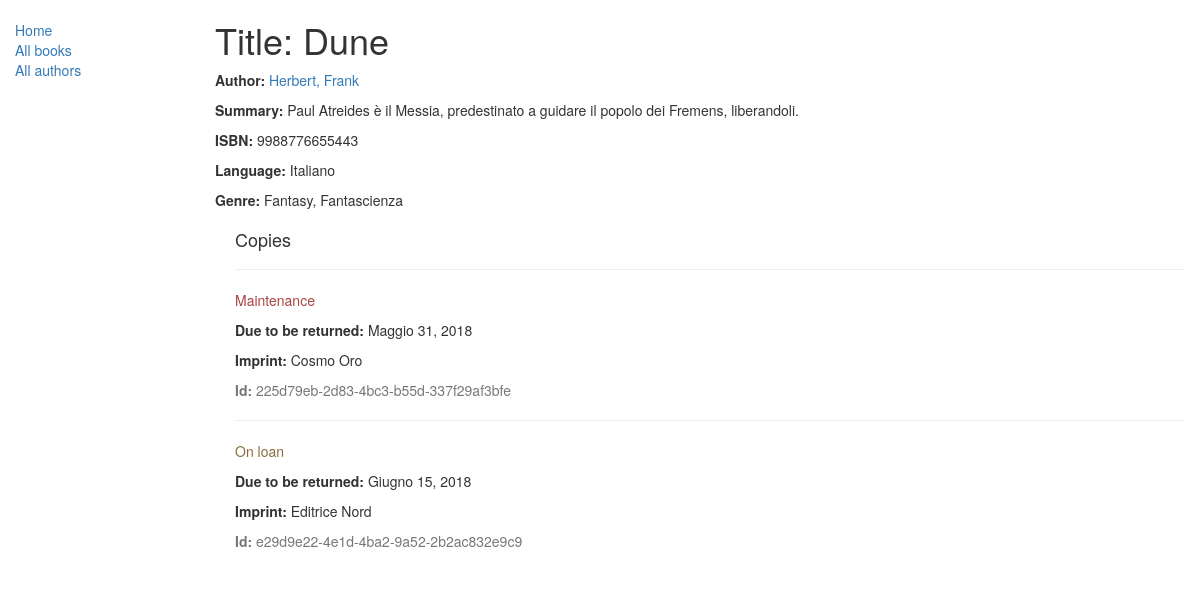
/catalog/book/2, run on the app's committed database.
### catalog/models.py (models this page shows, shortened)
class Book(models.Model):
    title = models.CharField(max_length=200)
    author = models.ForeignKey('Author', on_delete=models.SET_NULL, null=True)
    summary = models.TextField(max_length=1000, help_text='Enter a brief description of the book')
    isbn = models.CharField('ISBN',max_length=13, help_text='13 Character <a href="https://www.isbn-international.org/content/what-isbn">ISBN number</a>')
    genre = models.ManyToManyField(Genre, help_text='Select a genre for this book')
    language = models.ForeignKey('Language', on_delete=models.SET_NULL, null=True)
    def display_genre(self):
        """
        Creates a string for the Genre. This is required to display genre in Admin.
        """
        return ', '.join([ genre.name for genre in self.genre.all()[:3] ])
    display_genre.short_description = 'Genre'

class Author(models.Model):
    first_name = models.CharField(max_length=100)
    last_name = models.CharField(max_length=100)
    date_of_birth = models.DateField(null=True, blank=True)
    date_of_death = models.DateField('Died', null=True, blank=True)
    class Meta:
        ordering = ["last_name","first_name"]
    def __str__(self):
        return '{0}, {1}'.format(self.last_name,self.first_name)

class Language(models.Model):
    name = models.CharField(max_length=200, help_text="Enter a the book's natural language (e.g. English, French, Japanese etc.)")
    def __str__(self):
        return self.name

class Genre(models.Model):
    name = models.CharField(max_length=200, help_text="Enter a book genre (e.g. Science Finction, French Poetry etc.)")
    def __str__(self):
        return self.name

class BookInstance(models.Model):
    id = models.UUIDField(primary_key=True, default=uuid.uuid4, help_text="Unique ID for this particular book across whole library")
    book = models.ForeignKey('Book', on_delete=models.SET_NULL, null=True)
    imprint = models.CharField(max_length=200)
    due_back = models.DateField(null=True, blank=True)
    LOAN_STATUS = (
        ('m', 'Maintenance'),
        ('o', 'On loan'),
        ('a', 'Available'),
        ('r', 'Reserved'),
    )
    status = models.CharField(max_length=1, choices=LOAN_STATUS, blank=True, default='m', help_text='Book availability')
    class Meta:
        ordering = ["due_back"]

### catalog/views.py (the view)
# urls.py: path('book/<int:pk>', views.BookDetailView.as_view(), name='book-detail'),
class BookDetailView(generic.DetailView):
    model = Book

### catalog/templates/catalog/book_detail.html
{% extends "base_generic.html" %}
{% block content %}
  <h1>Title: {{ book.title }}</h1>
  <p><strong>Author:</strong> <a href="{% url 'author-detail' book.author.pk %}">{{ book.author }}</a></p>
  <p><strong>Summary:</strong> {{ book.summary }}</p>
  <p><strong>ISBN:</strong> {{ book.isbn }}</p>
  <p><strong>Language:</strong> {{ book.language }}</p>
  <p><strong>Genre:</strong> {% for genre in book.genre.all %} {{ genre }}{% if not forloop.last %}, {% endif %}{% endfor %}</p>
  <div style="margin-left:20px;margin-top:20px">
    <h4>Copies</h4>
    {% for copy in book.bookinstance_set.all %}
    <hr>
    <p class="{% if copy.status == 'a' %}text-success{% elif copy.status == 'm' %}text-danger{% else %}text-warning{% endif %}">{{ copy.get_status_display }}</p>
    {% if copy.status != 'a' %}<p><strong>Due to be returned:</strong> {{copy.due_back}}</p>{% endif %}
    <p><strong>Imprint:</strong> {{copy.imprint}}</p>
    <p class="text-muted"><strong>Id:</strong> {{copy.id}}</p>
    {% endfor %}
  </div>
{% endblock %}

### data on the page
Book: title "Dune", author "Herbert, Frank", summary "Paul Atreides è il Messia, predestinato a guidare il popolo dei Fremens, liberandoli.", isbn "9988776655443", language "Italiano"
Genre: name "Fantasy"
Genre: name "Fantascienza"
BookInstance: status "Maintenance", due_back "Maggio 31, 2018", imprint "Cosmo Oro", id "225d79eb-2d83-4bc3-b55d-337f29af3bfe"
BookInstance: status "On loan", due_back "Giugno 15, 2018", imprint "Editrice Nord", id "e29d9e22-4e1d-4ba2-9a52-2b2ac832e9c9"
